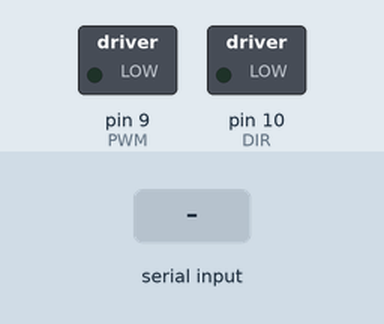
A sketch run on a simulated Arduino Uno, built with avr-gcc and run on an emulated ATmega328P. On the bench: switched loads named in the sketch (green lamp = pin HIGH). The test bench sets the inputs (shaded band). What the sketch prints to the serial monitor is not drawn.

Above: at 1.2 s.
1.3 s: "w" received over Serial
At 2.3 s:
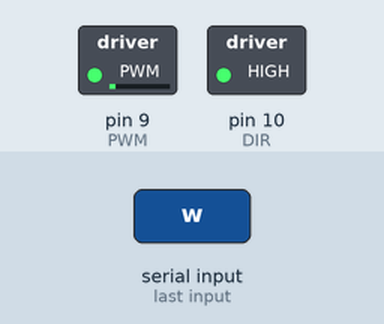
2.8 s: "s" received over Serial
At 3.4 s:
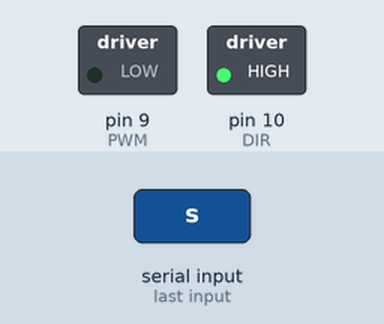
4.3 s: "s" received over Serial
At 5.8 s:
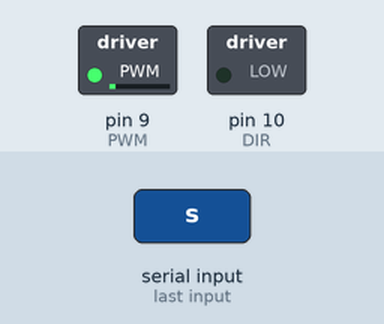
Timing chart, 0 to 7.3 s (numbered marks = the images above; inputs shaded):
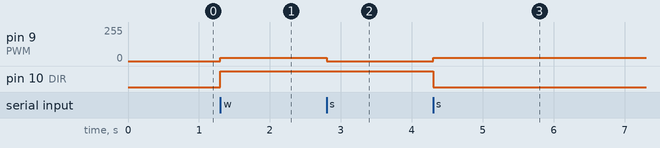

Measured:
- after the input at 1.3 s, pin 9 (PWM): 0/255 → 25/255 at once; pin 10 (DIR): LOW → HIGH at once
- after the input at 2.8 s, pin 9 (PWM): 25/255 → 0/255 at once
- after the input at 4.3 s, pin 9 (PWM): 0/255 → 25/255 at once; pin 10 (DIR): HIGH → LOW at once

The sketch:

MotorTest_1.ino
```cpp
#define PWM         9                   //Pin for Power of motor.
#define DIR         10                  //Pin for Direction of the motor.

int vel = 0;

void setup() {
  Serial.begin(9600);
  pinMode(PWM, OUTPUT);
  pinMode(DIR, OUTPUT);
}

void loop() {
  if (Serial.available() > 0) {
    char input = Serial.read();

    if (input == 'w') {
      if (vel == 0) {
        digitalWrite(DIR, HIGH);
      }
      vel += 25;
    }

    if (input == 's') {
      if (vel == 0) {
        digitalWrite(DIR, LOW);
      }
      vel -= 25;
    }

  }
  analogWrite(PWM, abs(vel));
  Serial.println(vel);
}
```
